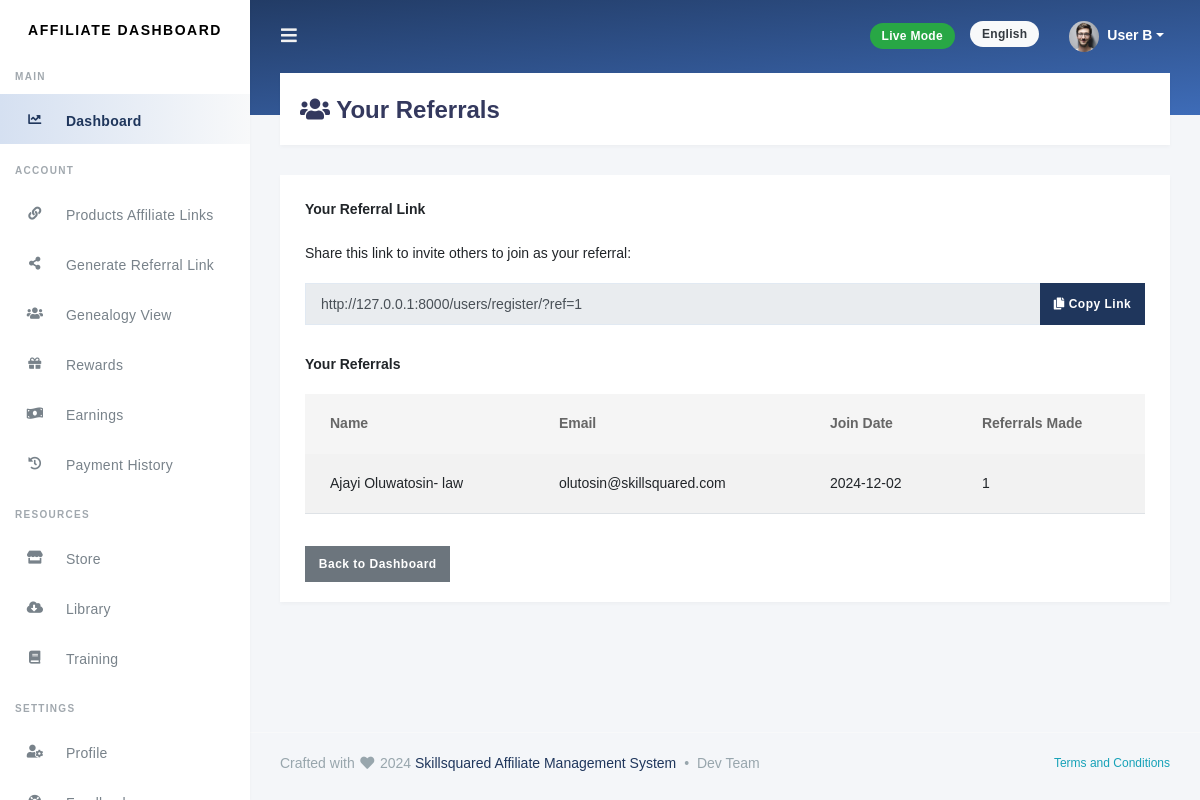
/affiliates/referral-link/ (signed in), run on an earlier commit of the app's database.
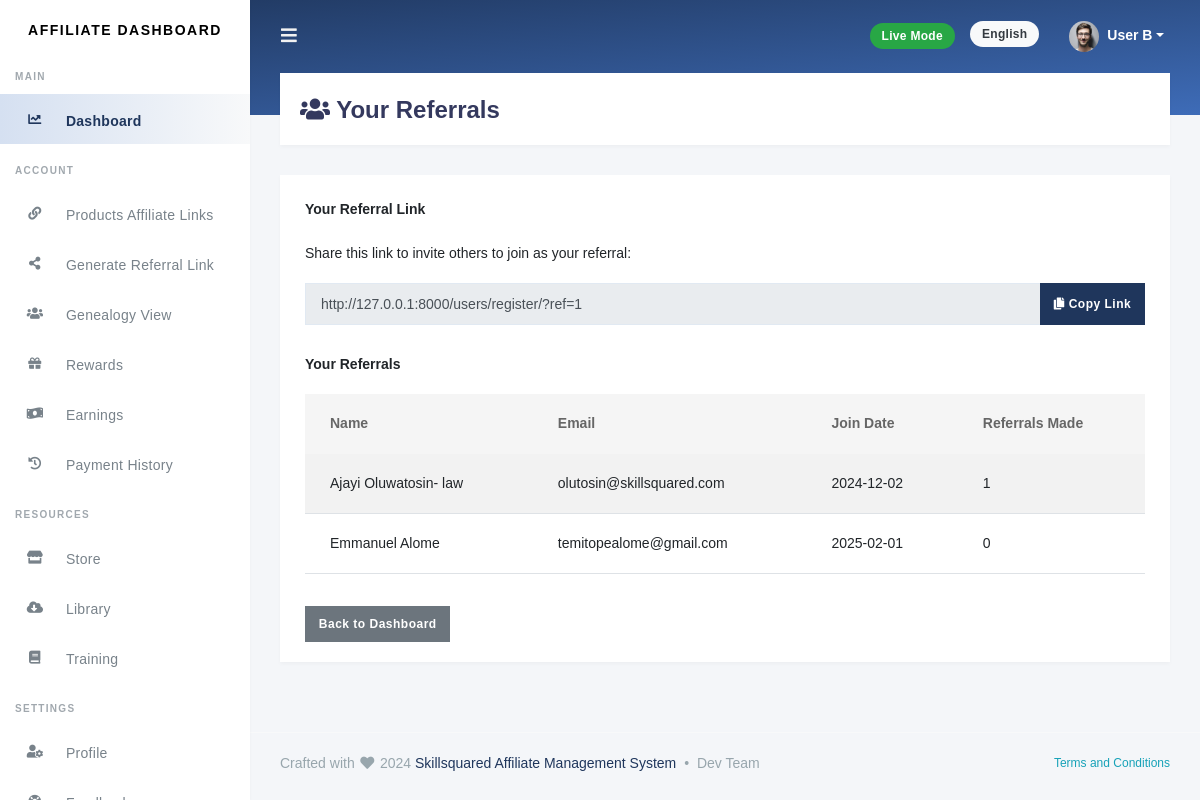
And on a later commit of the database.
### users/models.py (models this page shows, shortened)
class CustomUser(AbstractUser):
    full_name = models.CharField(max_length=255, null=True, blank=True)
    USER_TYPES = (
        ('admin', 'Admin'),
        ('affiliate', 'Affiliate'),
    )
    user_type = models.CharField(max_length=10, choices=USER_TYPES, default='affiliate')

### affiliates/views.py (the view)
# urls.py: path('referral-link/', generate_referral_link, name='generate_referral_link'),
@login_required
def generate_referral_link(request):
    if request.user.user_type != 'affiliate':
        return HttpResponseForbidden("You are not authorized to access this page.")
    affiliate = request.user.affiliate
    referral_path = reverse('register_user')  # URL pattern for registration
    referral_link = f"{settings.SITE_DOMAIN}{referral_path}?ref={affiliate.id}"  # Full URL with domain
    referrals = Affiliate.objects.filter(referred_by=affiliate).values(
        'user__full_name', 'user__email', 'created_at', 'referrals'
    )
    referrals_with_details = [
        {
            'name': referral['user__full_name'] or 'No Name',
            'email': referral['user__email'],
            'join_date': referral['created_at'],
            'referrals_made': referral['referrals']
        }
        for referral in referrals
    ]
    return render(
        request,
        'affiliates/referral_list.html',
        {
            'referral_link': referral_link,
            'referrals': referrals_with_details,
        }
    )

### templates/affiliates/referral_list.html (shortened to what this page needs)
{% extends 'base.html' %}
{% load static %}
{% block content %}
<div class="section-header">
  <h1><i class="fa fa-fw fa-users"></i> Your Referrals</h1>
</div>
<div class="section-body">
  <div class="row">
    <div class="col-md-12">
      <div class="card">
        <div class="card-body">
          <p><b>Your Referral Link</b></p>
          <p>Share this link to invite others to join as your referral:</p>
          <div class="form-group">
            <div class="input-group mb-3">
              <input
                type="text"
                class="form-control"
                value="{{ referral_link }}"
                id="referralLink"
                readonly
              />
              <div class="input-group-append">
                <button
                  class="btn btn-primary"
                  type="button"
                  onclick="copyInputText('referralLink')"
                >
                  <i class="fa fa-copy"></i> Copy Link
                </button>
              </div>
            </div>
          </div>
          <p><b>Your Referrals</b></p>
          {% if referrals %}
          <table class="table table-striped">
            <thead>
              <tr>
                <th>Name</th>
                <th>Email</th>
                <th>Join Date</th>
                <th>Referrals Made</th>
              </tr>
            </thead>
            <tbody>
              {% for referral in referrals %}
              <tr>
                <td>{{ referral.name }}</td>
                <td>{{ referral.email }}</td>
                <td>{{ referral.join_date|date:"Y-m-d" }}</td>
                <td>{{ referral.referrals_made }}</td>
              </tr>
              {% endfor %}
            </tbody>
          </table>
          {% else %}
          <p>You haven't referred anyone yet.</p>
          {% endif %}
          <a href="{% url 'affiliate_dashboard' %}" class="btn btn-secondary mt-3">Back to Dashboard</a>
        </div>
      </div>
    </div>
  </div>
</div>
{% endblock %}

What changed in the data, as far as the page shows it:
now on this page (row edited): CustomUser: name "Emmanuel Alome", email "temitopealome@gmail.com", join_date "2025-02-01", referrals_made "0"
